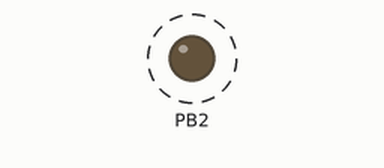
Recording of a program running on a simulated ATmega328P, built with avr-gcc and emulated at 16 MHz. On the bench: output pins drawn as LEDs (lit = HIGH). Dashed ring = blinking.

Above: at 0.5 s.
Timing chart, 0 to 4.6 s (numbered marks = the images above):
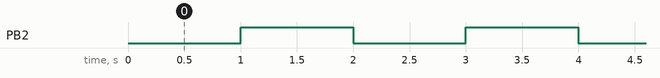

Measured:
- by itself, PB2: alternates HIGH for 1.0 s and LOW for 1.0 s

The program:

main.c
```c
/*
 * timer0 interrupt using CTC mod.c
 *
 * Created: 04-09-2026 10:42:41
 * Author : hp
 */
#define F_CPU 16000000UL
#include <avr/io.h>
#include <avr/interrupt.h>

volatile uint16_t count = 0;

void init_timer0_interrupt(){
	// CTC mode
	TCCR0A |= (1 << WGM01);
	// pre-scalar value = 64
	TCCR0B |= (1 << CS00) | (1 << CS01);
/*---------------------calculations---------------------
clock frequency = 16000000
pre-scalar value = 64
current frequency = 16000000 / 64
				  = 250000
time taken for 1 tick = 1 / 250000
					  = 4 micro seconds
for 1 millisecond = 1 x 10^-3 / 4 x 10^-6
				  = 250
OCR0A = 249
--------------------------------------------------------*/
	OCR0A = 249;
	// compare match A interrupt
	TIMSK0 |= (1 << OCIE0A);
	// global interrupt
	sei();
}
ISR(TIMER0_COMPA_vect){
	count++;
	if (count >= 1000)
	{
		PORTB ^= (1 << PORTB2);
		count = 0;
	}

}

int main(void)
{
    init_timer0_interrupt();
	DDRB |= (1 << DDB2);
	PORTB &= ~(1 << PORTB2);
    while (1)
    {
    }
}
```
